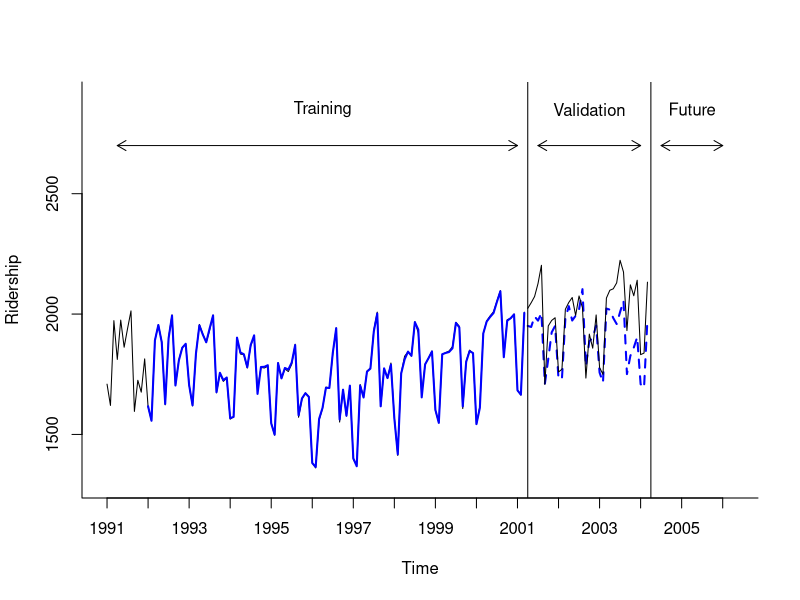
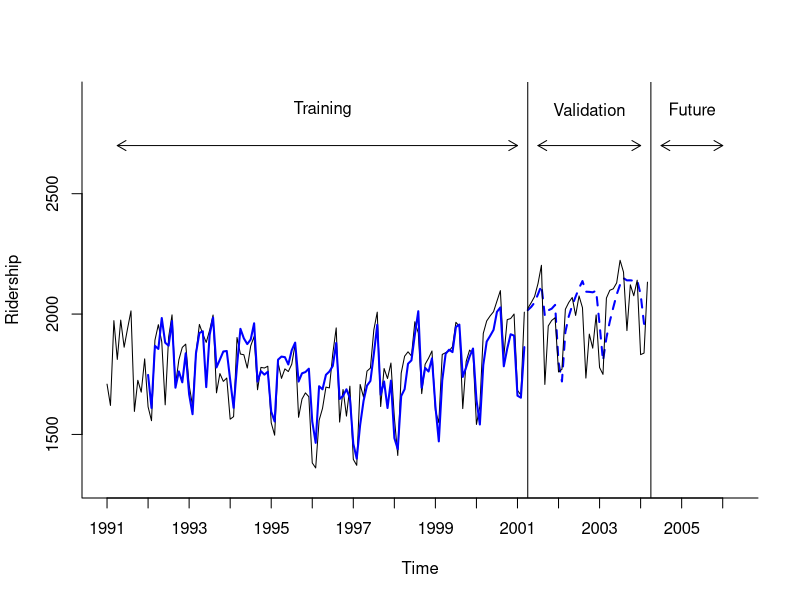

Source code (R) for these figures, in order:
## ---- chunk 1
library(forecast)

Amtrak.data <- read.csv("data-raw/Amtrak data.csv")
ridership.ts <- ts(Amtrak.data$Ridership, start = c(1991, 1), end = c(2004, 3), freq = 12)
length(ridership.ts)
nValid <- 36
nTrain <- length(ridership.ts) - nValid
train.ts <- window(ridership.ts, start = c(1991, 1), end = c(1991, nTrain))
valid.ts <- window(ridership.ts, start = c(1991, nTrain + 1), end = c(1991, nTrain + nValid))
## ---- chunk 2
set.seed(201)
ridership.nnetar <- nnetar(train.ts, repeats = 20, p = 11, P = 1, size = 7)
summary(ridership.nnetar$model[[1]])
## ---- chunk 3
ridership.nnetar.pred <- forecast(ridership.nnetar, h = nValid)
accuracy(ridership.nnetar.pred, valid.ts)
## ---- chunk 4
# Figure 7-7
plot(train.ts, ylim = c(1300, 2900), ylab = "Ridership", xlab = "Time", bty = "l", xaxt = "n", xlim = c(1991, 2006.25), lty = 1)
axis(1, at = seq(1991, 2006, 1), labels = format(seq(1991, 2006, 1)))
lines(ridership.nnetar.pred$fitted, lwd = 2, col = "blue")
lines(ridership.nnetar.pred$mean, lwd = 2, col = "blue", lty = 2)
lines(valid.ts)
lines(c(2004.25 - 3, 2004.25 - 3), c(0, 3500))
lines(c(2004.25, 2004.25), c(0, 3500))
text(1996.25, 2850, "Training")
text(2002.75, 2850, "Validation")
text(2005.25, 2850, "Future")
arrows(2004 - 3, 2700, 1991.25, 2700, code = 3, length = 0.1, lwd = 1, angle = 30)
arrows(2004.5 - 3, 2700, 2004, 2700, code = 3, length = 0.1, lwd = 1, angle = 30)
arrows(2004.5, 2700, 2006, 2700, code = 3, length = 0.1, lwd = 1, angle = 30)
## ---- chunk 5
ridership.nnetar.opt <- nnetar(train.ts)
ridership.nnetar.opt
## ---- chunk 6
ridership.nnetar.opt.pred <- forecast(ridership.nnetar.opt, h = nValid)
accuracy(ridership.nnetar.opt.pred, valid.ts)
## ---- chunk 7
# Figure 7-7
plot(train.ts, ylim = c(1300, 2900), ylab = "Ridership", xlab = "Time", bty = "l", xaxt = "n", xlim = c(1991, 2006.25), lty = 1)
axis(1, at = seq(1991, 2006, 1), labels = format(seq(1991, 2006, 1)))
lines(ridership.nnetar.opt.pred$fitted, lwd = 2, col = "blue")
lines(ridership.nnetar.opt.pred$mean, lwd = 2, col = "blue", lty = 2)
lines(valid.ts)
lines(c(2004.25 - 3, 2004.25 - 3), c(0, 3500))
lines(c(2004.25, 2004.25), c(0, 3500))
text(1996.25, 2850, "Training")
text(2002.75, 2850, "Validation")
text(2005.25, 2850, "Future")
arrows(2004 - 3, 2700, 1991.25, 2700, code = 3, length = 0.1, lwd = 1, angle = 30)
arrows(2004.5 - 3, 2700, 2004, 2700, code = 3, length = 0.1, lwd = 1, angle = 30)
arrows(2004.5, 2700, 2006, 2700, code = 3, length = 0.1, lwd = 1, angle = 30)
